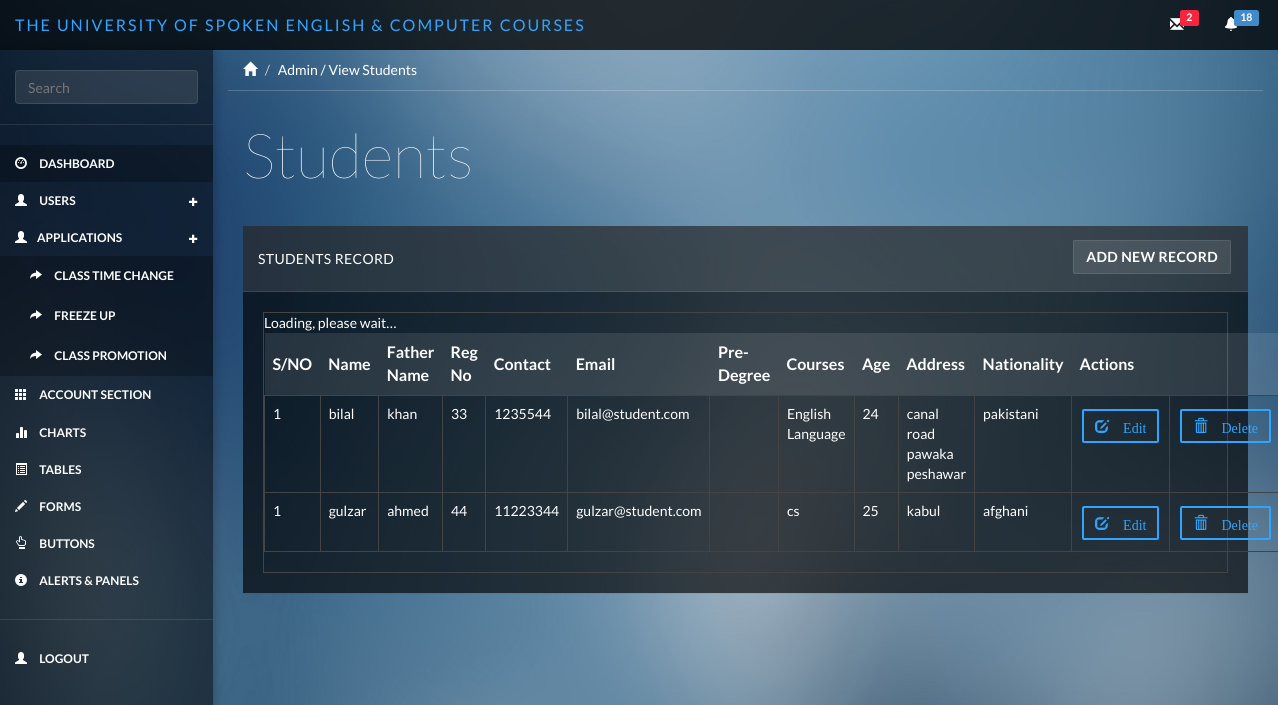
The app's page /index.php/admin/student_view with its own data.
### tables this page shows
CREATE TABLE IF NOT EXISTS `student` (
  `s_id` int(11) NOT NULL AUTO_INCREMENT,
  `fkuser_id` int(11) NOT NULL,
  `reg_number` int(11) NOT NULL,
  `guardian_number` varchar(255) NOT NULL,
  `qualification` varchar(255) NOT NULL,
  `profession` varchar(255) NOT NULL,
  `courses` varchar(255) NOT NULL,
  `class_timing` varchar(255) NOT NULL,
  `description` varchar(255) NOT NULL,
  `created_at` varchar(255) NOT NULL,
  `updated_at` varchar(255) NOT NULL,
  `created_by` varchar(255) NOT NULL,
  PRIMARY KEY (`s_id`)
);

CREATE TABLE IF NOT EXISTS `users` (
  `u_id` int(11) NOT NULL AUTO_INCREMENT,
  `name` varchar(255) NOT NULL,
  `f_name` varchar(255) NOT NULL,
  `age` varchar(255) NOT NULL,
  `contact` varchar(255) NOT NULL,
  `address` varchar(255) NOT NULL,
  `nationality` varchar(255) NOT NULL,
  `email` varchar(255) NOT NULL,
  `role` varchar(255) NOT NULL,
  `fktestresult_id` int(11) NOT NULL,
  `description` varchar(255) NOT NULL,
  `created_at` varchar(255) NOT NULL,
  `updated_at` varchar(255) NOT NULL,
  `created_by` varchar(255) NOT NULL,
  PRIMARY KEY (`u_id`)
);

### application/controllers/Admin.php (called while the page is built, shortened)
<?php
class Admin extends CI_Controller {
    public function student_view()
    {
        $this->db->select('*');
        $this->db->from('student');
        $this->db->join('users','users.u_id = student.fkuser_id');
        $query = $this->db->get();
        $result['result'] = $query->result();
        $this->load->view('include/header');
        $this->load->view('include/sidebar');
        $this->load->view('admin/student_view',$result);
        $this->load->view('include/footer');
    }
}

### index.php (called while the page is built, shortened)
<?php
require_once BASEPATH.'core/CodeIgniter.php';

### application/views/admin/student_view.php (the view)
<div class="col-sm-9 col-sm-offset-3 col-lg-10 col-lg-offset-2 main">
    <div class="row">
        <ol class="breadcrumb">
            <li><a href="#"><span class="glyphicon glyphicon-home"></span></a></li>
            <li class="active">Admin / View Students</li>
        </ol>
    </div>
    <div class="row">
        <div class="col-lg-12">
            <h1 class="page-header">Students</h1>
        </div>
    </div>
    <div class="row">
        <div class="col-lg-12">
            <div class="panel panel-default">
                <div  class="panel-heading">Students Record
                <a href="<?= site_url()?>admin/student_add" type="button" class="btn btn-default margin  pull-right"><b>Add New Record</b></a>
                </div>
                <div class="panel-body">
                    <table data-toggle="table" data-show-refresh="true" data-search="true" data-select-item-name="toolbar1" data-pagination="true" data-sort-name="name" data-sort-order="desc">
                        <thead>
                        <tr>
                            <th  data-sortable="true"><b>S/NO</b></th>
                            <th  data-sortable="true"><b>Name</b></th>
                            <th  data-sortable="true"><b>Father Name</b></th>
                            <th  data-sortable="true"><b>Reg No</b></th>
                            <th  data-sortable="true"><b>Contact</b></th>
                            <th  data-sortable="true"><b>Email</b></th>
                            <th  data-sortable="true"><b>Pre-Degree</b></th>
                            <th  data-sortable="true"><b>Courses</b></th>
                            <th  data-sortable="true"><b>Age</b></th>
                            <th  data-sortable="true"><b>Address</b></th>
                            <th  data-sortable="true"><b>Nationality</b></th>
                            <th  colspan="2"><b>Actions</b></th>
                        </tr>
                        </thead>
                        <tbody>
                        <?php foreach($result as $array){?>
                        <tr>
                            <td>1</td>
                            <td><?=$array->name?></td>
                            <td><?=$array->f_name?></td>
                            <td><?=$array->reg_number?></td>
                            <td><?=$array->contact?></td>
                            <td><?=$array->email?></td>
                            <td><?=$array->pre_degree?></td>
                            <td><?=$array->courses?></td>
                            <td><?=$array->age?></td>
                            <td><?=$array->address?></td>
                            <td><?=$array->nationality?></td>
                            <td>
                                <a href="<?= site_url()?>admin/student_edit/<?= $array->s_id ?>" type="button" class="btn btn-primary glyphicon glyphicon-edit btn-outline margin"> Edit</a>
                            </td>
                            <td>
                                <a href="<?= site_url()?>admin/student_delete/<?= $array->s_id ?>/<?= $array->u_id ?>" type="button" class="btn btn-primary glyphicon glyphicon-trash btn-outline margin"> Delete</a>
                            </td>
                        </tr>
                        <?php } ?>
                        </tbody>
                    </table>
                </div>
            </div>
        </div>
    </div>
</div>

### application/views/include/header.php (shortened to what this page needs)
<!DOCTYPE html>
<html>
<head>
    <link href="<?=base_url()?>public/css/bootstrap.min.css" rel="stylesheet">
    <link href="<?=base_url()?>public/css/datepicker3.css" rel="stylesheet">
    <link href="<?=base_url()?>public/css/styles.css" rel="stylesheet">
</head>
<body>
<nav class="navbar navbar-inverse navbar-fixed-top" role="navigation">
    <div class="container-fluid">
        <div class="navbar-header">
            <a class="navbar-brand" href="#"><span>The University of Spoken English & Computer Courses</span></a>
            <ul class="nav navbar-top-links navbar-right">
                <li class="dropdown">
                    <a class="dropdown-toggle count-info" data-toggle="dropdown" href="#">
                        <i class="glyphicon glyphicon-envelope"></i>  <span class="label label-danger">2</span>
                    </a>
                </li>
                <li class="dropdown">
                    <a class="dropdown-toggle count-info" data-toggle="dropdown" href="#">
                        <i class="glyphicon glyphicon-bell"></i>  <span class="label label-primary">18</span>
                    </a>
                </li>
            </ul>
        </div>
    </div>
</nav>

### application/views/include/sidebar.php (shortened to what this page needs)
<div id="sidebar-collapse" class="col-sm-3 col-lg-2 sidebar">
    <form role="search">
        <div class="form-group">
            <input type="text" class="form-control" placeholder="Search">
        </div>
    </form>
    <ul class="nav menu">
        <li class="active"><a href="<?= site_url()?>home"><span class="glyphicon glyphicon-dashboard"></span> Dashboard</a></li>
        <li class="parent ">
            <a href="#">
                <span class="glyphicon glyphicon-user"></span> Users <span data-toggle="collapse" href="#sub-item-1" class="icon pull-right"><em class="glyphicon glyphicon-s glyphicon-plus"></em></span>
            </a>
            <a href="#">
                <span class="glyphicon glyphicon-user"></span>Applications<span data-toggle="collapse" href="#sub-item-1" class="icon pull-right"><em class="glyphicon glyphicon-s glyphicon-plus"></em></span>
            </a>
            <ul class="children" id="sub-item-2">
                <li>
                    <a  href="<?= site_url()?>applications/class_time_change">
                        <span class="glyphicon glyphicon-share-alt"></span> Class Time Change
                    </a>
                </li>
                <li>
                    <a  href="<?= site_url()?>applications/freeze_up">
                        <span class="glyphicon glyphicon-share-alt"></span> Freeze Up
                    </a>
                </li>
                <li>
                    <a  href="<?= site_url()?>applications/class_promotion">
                        <span class="glyphicon glyphicon-share-alt"></span> Class Promotion
                    </a>
                </li>
            </ul>
        </li>
        <li>
            <a href="<?= site_url()?>accountsection/student_registration">
                <span class="glyphicon glyphicon-th"></span> Account Section
            </a>
        </li>
        <li><a href="charts.html"><span class="glyphicon glyphicon-stats"></span> Charts</a></li>
        <li><a href="tables.html"><span class="glyphicon glyphicon-list-alt"></span> Tables</a></li>
        <li><a href="forms.html"><span class="glyphicon glyphicon-pencil"></span> Forms</a></li>
        <li><a href="buttons.html"><span class="glyphicon glyphicon-hand-up"></span> Buttons</a></li>
        <li><a href="panels.html"><span class="glyphicon glyphicon-info-sign"></span> Alerts &amp; Panels</a></li>
        <li role="presentation" class="divider"></li>
        <li><a href="login.html"><span class="glyphicon glyphicon-user"></span> Logout</a></li>
    </ul>
</div>

### application/views/include/footer.php (shortened to what this page needs)
</body>
</html>

### records on screen
student: fkuser.name "bilal", fkuser.f_name "khan", reg_number "33", fkuser.contact "1235544", fkuser.email "bilal@student.com", courses "English Language", fkuser.age "24", fkuser.address "canal road pawaka peshawar", fkuser.nationality "pakistani"
student: fkuser.name "gulzar", fkuser.f_name "ahmed", reg_number "44", fkuser.contact "11223344", fkuser.email "gulzar@student.com", courses "cs", fkuser.age "25", fkuser.address "kabul", fkuser.nationality "afghani"
